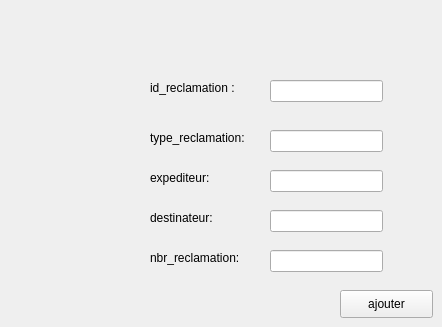
        <widget class="QWidget" name="tab_14">
         <attribute name="title">
          <string>modefier une reclamation</string>
         </attribute>
         <widget class="QLineEdit" name="le_nbr_rec_2">
          <property name="geometry">
           <rect>
            <x>270</x>
            <y>250</y>
            <width>113</width>
            <height>22</height>
           </rect>
          </property>
         </widget>
         <widget class="QPushButton" name="pb_modifier_rec">
          <property name="geometry">
           <rect>
            <x>340</x>
            <y>290</y>
            <width>93</width>
            <height>28</height>
           </rect>
          </property>
          <property name="text">
           <string>ajouter</string>
          </property>
         </widget>
         <widget class="QLineEdit" name="le_id_rec_2">
          <property name="geometry">
           <rect>
            <x>270</x>
            <y>80</y>
            <width>113</width>
            <height>22</height>
           </rect>
          </property>
         </widget>
         <widget class="QLabel" name="label_59">
          <property name="geometry">
           <rect>
            <x>150</x>
            <y>210</y>
            <width>81</width>
            <height>16</height>
           </rect>
          </property>
          <property name="text">
           <string>destinateur:</string>
          </property>
         </widget>
         <widget class="QLabel" name="label_60">
          <property name="geometry">
           <rect>
            <x>150</x>
            <y>170</y>
            <width>81</width>
            <height>16</height>
           </rect>
          </property>
          <property name="text">
           <string>expediteur:</string>
          </property>
         </widget>
         <widget class="QLineEdit" name="le_destinateur_rec_2">
          <property name="geometry">
           <rect>
            <x>270</x>
            <y>210</y>
            <width>113</width>
            <height>22</height>
           </rect>
          </property>
         </widget>
         <widget class="QLineEdit" name="le_expediteur_rec_2">
          <property name="geometry">
           <rect>
            <x>270</x>
            <y>170</y>
            <width>113</width>
            <height>22</height>
           </rect>
          </property>
         </widget>
         <widget class="QLabel" name="label_61">
          <property name="geometry">
           <rect>
            <x>150</x>
            <y>80</y>
            <width>91</width>
            <height>16</height>
           </rect>
          </property>
          <property name="text">
           <string>id_reclamation :</string>
          </property>
         </widget>
         <widget class="QLabel" name="label_62">
          <property name="geometry">
           <rect>
            <x>150</x>
            <y>130</y>
            <width>111</width>
            <height>16</height>
           </rect>
          </property>
          <property name="text">
           <string>type_reclamation:</string>
          </property>
         </widget>
         <widget class="QLineEdit" name="le_type_rec_2">
          <property name="geometry">
           <rect>
            <x>270</x>
            <y>130</y>
            <width>113</width>
            <height>22</height>
           </rect>
          </property>
         </widget>
         <widget class="QLabel" name="label_63">
          <property name="geometry">
           <rect>
            <x>150</x>
            <y>250</y>
            <width>101</width>
            <height>16</height>
           </rect>
          </property>
          <property name="text">
           <string>nbr_reclamation:</string>
          </property>
         </widget>
        </widget>
